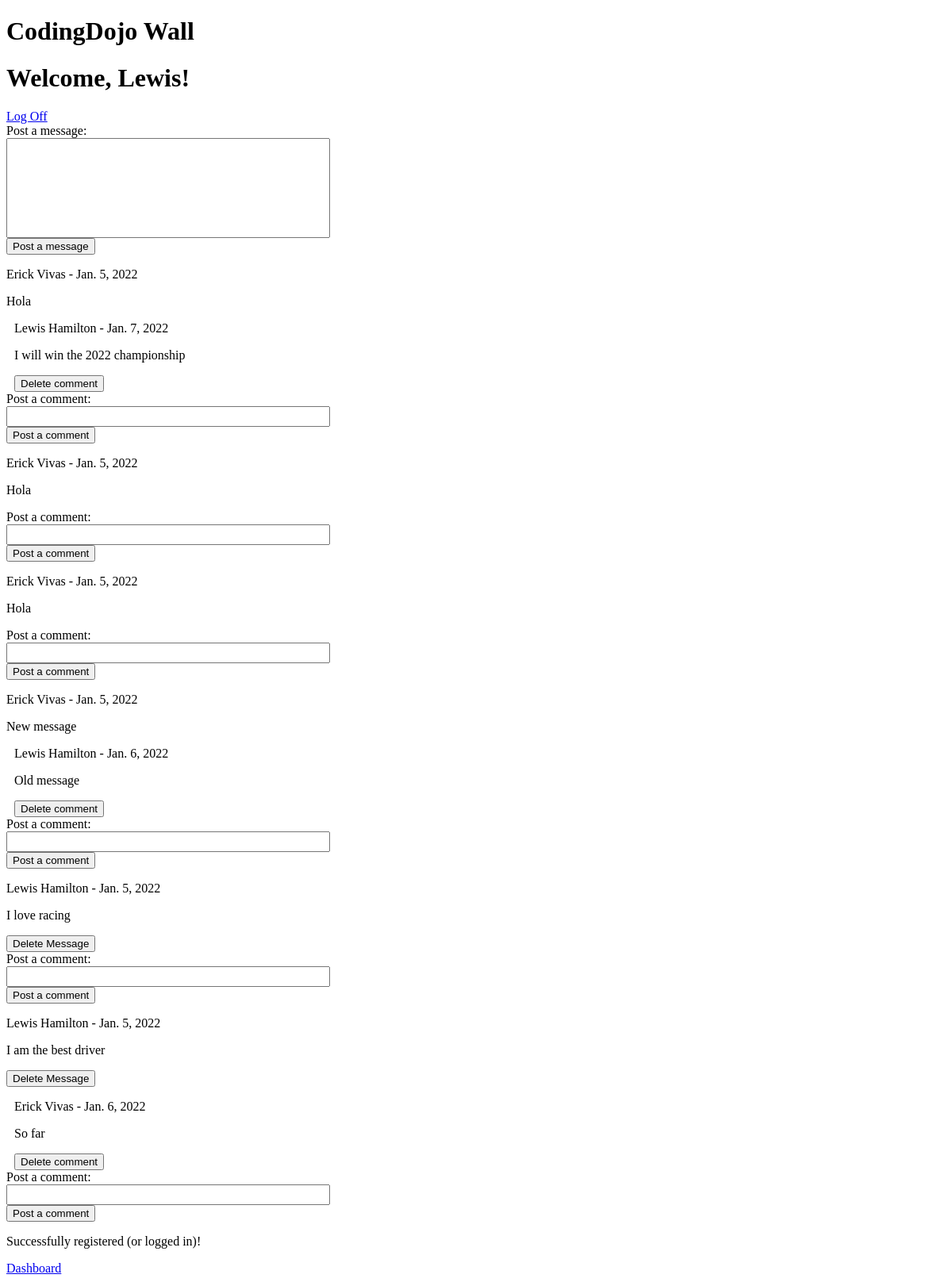
/success (signed in), run on the app's committed database.
### the_wall_app/models.py (models this page shows)
class User(models.Model):
    first_name = models.CharField(max_length=45)
    last_name = models.CharField(max_length=45)
    birthday = models.DateField(auto_now_add=False, auto_now=False, blank=True)
    email = models.EmailField(unique=True)
    password = models.CharField(max_length=255)
    created_at = models.DateTimeField(auto_now_add=True)
    updated_at = models.DateTimeField(auto_now_add=True)
    objects = UserManager()

class Messages(models.Model):
    user = models.ForeignKey(User, related_name="user_messages", on_delete=models.CASCADE)
    message = models.TextField()
    created_at = models.DateTimeField(auto_now_add=True)
    updated_at = models.DateTimeField(auto_now_add=True)

class Comments(models.Model):
    user = models.ForeignKey(User, related_name="user_comments", on_delete=models.CASCADE)
    messages = models.ForeignKey(Messages, related_name="post_comments", on_delete=models.CASCADE)
    comment = models.TextField()
    created_at = models.DateTimeField(auto_now_add=True)
    updated_at = models.DateTimeField(auto_now_add=True)

### the_wall_app/views.py (the view)
# urls.py: path('success', views.success),
def success(request):
    if 'LoggedUser' not in request.session:
        return redirect('/')
    user = User.objects.get(id=request.session['LoggedUser'])
    context = {
        'user': user,
        'user_messages': Messages.objects.all(),
    }
    return render(request, 'success.html', context)

### the_wall_app/templates/success.html (shortened to what this page needs)
<!DOCTYPE html>
<html lang="en">
<head>
    {% load static %}
    <link rel="stylesheet" href="{% static 'css/styles.css' %}">
</head>
<body>
    <h1>CodingDojo Wall</h1>
    <h1>Welcome, {{user.first_name}}!</h1>
    <a href="/logout">Log Off</a>
    <form action="/postMessage" method="POST">
        <label for="post_message">Post a message:</label>
        <input type="text" id="post_message" name="post_message" id="post_message" style="height:120px; width:400px;">
        <button type="submit">Post a message</button>
    </form>
    {% for message in user_messages %}
        {% load tz %}
        {% localtime on %}
        <p>{{message.user.first_name}} {{message.user.last_name}} - {{ message.created_at.date }}</p>
        <p>{{message.message}}</p>
        {% if message.user == user %}
            <form action="/deleteMessage" method="POST">
                <button type="submit">Delete Message</button>
            </form>
        {% endif %}
        {% for comment1 in message.post_comments.all %}
            <form action="/deleteComment" method="POST">
                <p class="commentsMade">{{comment1.user.first_name}} {{comment1.user.last_name}} - {{ comment1.created_at.date }}</p>
                <p class="commentsMade">{{comment1.comment}}</p>
                <button class="commentsMade" type="submit">Delete comment</button>
            </form>
        {% endfor %}
        {% endlocaltime %}
        <form action="/postComment" method="POST">
            <label for="post_comment">Post a comment:</label>
            <input type="text" id="post_comment" name="post_comment" id="post_comment" style="height:20px; width:400px;">
            <button type="submit">Post a comment</button>
        </form>
    {% endfor %}
    <p>Successfully registered (or logged in)!</p>
    <a href="/dashboard">Dashboard</a>
</body>
</html>

### the_wall_app/static/css/styles.css (style rules this page uses)
label { display: block; }
button { display: block; }
.commentsMade { margin-left: 10px; }

### data on the page
User: first_name "Lewis"
Messages: user.first_name "Erick", user.last_name "Vivas", created_at "Jan. 5, 2022", message "Hola"
Comments: user.first_name "Lewis", user.last_name "Hamilton", created_at "Jan. 7, 2022", comment "I will win the 2022 championship"
Messages: user.first_name "Erick", user.last_name "Vivas", created_at "Jan. 5, 2022", message "Hola"
Messages: user.first_name "Erick", user.last_name "Vivas", created_at "Jan. 5, 2022", message "Hola"
Messages: user.first_name "Erick", user.last_name "Vivas", created_at "Jan. 5, 2022", message "New message"
Comments: user.first_name "Lewis", user.last_name "Hamilton", created_at "Jan. 6, 2022", comment "Old message"
Messages: user.first_name "Lewis", user.last_name "Hamilton", created_at "Jan. 5, 2022", message "I love racing"
Messages: user.first_name "Lewis", user.last_name "Hamilton", created_at "Jan. 5, 2022", message "I am the best driver"
Comments: user.first_name "Erick", user.last_name "Vivas", created_at "Jan. 6, 2022", comment "So far"
